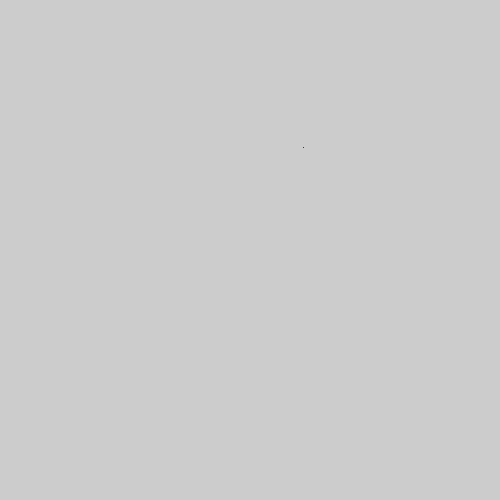
Frame 1 (no input)
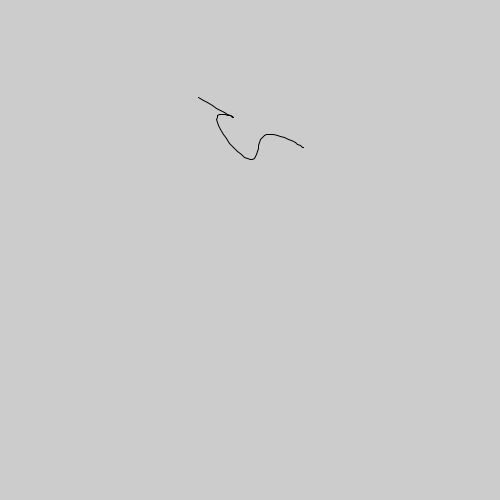
Frame 60 (the mouse pressed at the canvas centre just before this capture)
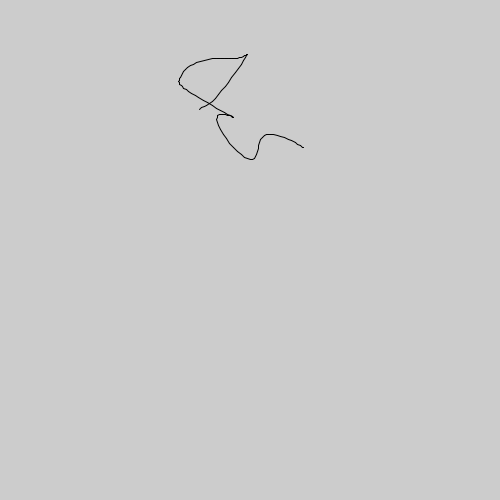
Frame 120 (the mouse held since frame 60 and released just before this capture)

The Processing sketch that drew these frames (run headless with seeded random() and noise(); from frame 60 on, the mouse is pressed at the canvas centre):

// Processing sketch: perlinWalker
// ── perlinWalker.pde
float x, y; // posição x, posição y
float px, py; // posição x anterior, posição y anterior
float tempoX = 0; // declarando a variável global tempoX e inicializando com 0
float tempoY = 10; // declarando a variável global tempoY e inicializando com 10

void setup() {
  size(500, 500); // define o tamanho da tela em pixels. Largura X Altura
  x = width * noise(tempoX); // calcula a posição x inicial
  y = height * noise(tempoY); // calcula a posição y inicial
}

void draw() {
  px = x; // guarda a posição x na variável px
  py = y; // guarda a posição y na variável py
  x = width * noise(tempoX);  // atualiza a posição x sorteando um valor
  y = height * noise(tempoY); // atualiza a posição y sorteando um valor
  line(px, py, x, y); // desenha uma linha entre os pontos (px, py) e (x, y)
  // incrementa os tempos a cada frame
  tempoX = tempoX + 0.01;
  tempoY = tempoY + 0.01;
}
